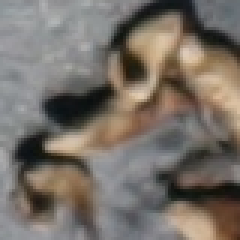
#> input picture results/bbox_chips/adult_females/41_adult_females_5.png, 80 x 80 px (shown 3 times larger); its folder holds 3 pictures in this run
$ jupyter execute --allow-errors 'Model_Training_Marathon - Sea Lions.ipynb'
#> lines starting #> are read from the running program, lines starting #| are printed output that depends on the picture
[cell 1]
import cv2
import glob
import matplotlib as mpl
import matplotlib.pyplot as plt
import numpy as np
import pandas as pd
import pathlib
import PIL
import random

from sklearn.metrics import precision_recall_curve
from sklearn.model_selection import train_test_split
from sklearn.metrics import confusion_matrix
from sklearn.linear_model import SGDClassifier
from sklearn.model_selection import cross_val_predict
from sklearn.ensemble import RandomForestClassifier
from sklearn.model_selection import cross_val_score
from sklearn.neighbors import KNeighborsClassifier
from sklearn.metrics import classification_report

Retrieve all chips from folders... assign their class based on what subfolder they are in (adult_females, adult_males, etc.)

[cell 2]
images_root = pathlib.Path('../results/bbox_chips')
print('Chip Folders: ', '\n', '-' * 50)
for item in images_root.iterdir():
    print(item)
all_image_paths = list(images_root.glob('*/*'))
all_image_paths = [str(path) for path in all_image_paths]
random.seed(42)
random.shuffle(all_image_paths)  # shuffle now for train test split later

print('-' * 50)
print(f'Total image count is {len(all_image_paths)}')

[cell 3]
all_image_paths[0:10]

[cell 4]
label_names = sorted(item.name for item in images_root.glob('*/')
                     if item.is_dir())

[cell 5]
label_names

[cell 6]
label_to_index = dict((name, index) for index, name in enumerate(label_names))
label_to_index

[cell 7]
all_image_labels = [
    label_to_index[pathlib.Path(path).parent.name] for path in all_image_paths
]
all_image_labels[0:10]

[cell 8]
len(all_image_labels)

[cell 9]
len(all_image_paths)

[cell 10]
#all_image_arrays = [cv2.imread(str(i)).ravel() for i in all_image_paths]
# ValueError: setting an array element with a sequence.
all_image_arrays = [cv2.imread(str(i)) for i in all_image_paths]
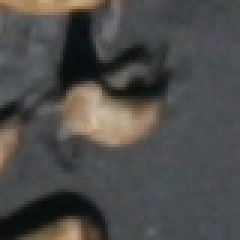
#> input picture results/bbox_chips/adult_females/41_adult_females_22.png, 80 x 80 px (shown 3 times larger)
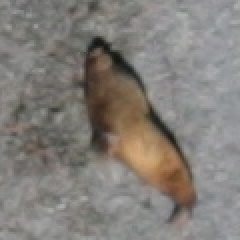
#> input picture results/bbox_chips/adult_males/41_adult_males_1.png, 120 x 120 px (shown 2 times larger)
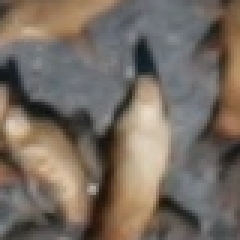
#> input picture results/bbox_chips/adult_females/41_adult_females_20.png, 80 x 80 px (shown 3 times larger)
#> all_image_arrays = 4 items
all_image_arrays = [cv2.resize(img, (80, 80)) for img in all_image_arrays]
all_image_arrays = [
    cv2.cvtColor(i, cv2.COLOR_BGR2GRAY).ravel() for i in all_image_arrays
]  #.ravel()

[cell 11]
X, y = all_image_arrays, all_image_labels
#> y = [0, 0, 1, 0]

[cell 12]
X = np.array(X)
# y = np.array(data['label'])

[cell 13]
X_train, X_test, y_train, y_test = train_test_split(X,
                                                    y,
                                                    test_size=0.12,
                                                    random_state=42,
                                                    shuffle=True)
#> y_train = [0, 0, 1]; y_test = [0]

[cell 14]
sgd_clf = SGDClassifier(random_state=42)
sgd_clf.fit(X_train, y_train)

[cell 15]
y[0:20]
#> Out = [0, 0, 1, 0]

[cell 16]
print("Label codes: ", label_to_index)
print("Prediction: ", sgd_clf.predict(X[0:20]))
#| Prediction:  [0 0 1 0]
print("Actual: ", y[0:20])
#| Actual:  [0, 0, 1, 0]

#> (a cell that did not finish here is left out)

[cell 18]
sgd_clf.classes_

#> (a cell that did not finish here is left out)

#### Accuracy checks on SGD classifier

#> (a cell that did not finish here is left out)

#### Try with scaling

[cell 21]
from sklearn.preprocessing import StandardScaler
scaler = StandardScaler()
X_train_scaled = scaler.fit_transform(X_train.astype(np.float64))
#> (the rest of this cell did not finish here and is left out)

It seems scaling made this worse...

##### Confusion Matrix - Actual Classes on Left, Predicted on Top

#> (a cell that did not finish here is left out)

### Compare Random Forest Classifier vs SGD

[cell 23]
forest_clf = RandomForestClassifier(random_state=42)

[cell 24]
forest_clf.fit(X_train, y_train)
#> (the rest of this cell did not finish here and is left out)

[cell 25]
print("Label codes: ", label_to_index)
print("Prediction: ", forest_clf.predict(X[0:20]))
#| Prediction:  [0 0 1 0]
print("Actual: ", y[0:20])
#| Actual:  [0, 0, 1, 0]
